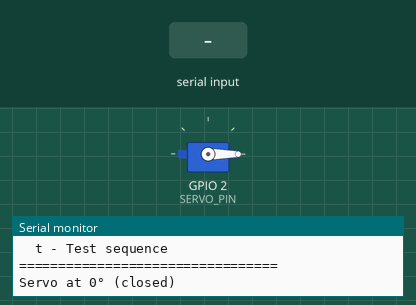
Simulated run of this sketch. Board: ESP32. Shown: servo, the last lines printed to the serial monitor. The test bench sets the inputs (shaded band).

Above: at 2.2 s.
2.3 s: "o" received over Serial
At 3.5 s:
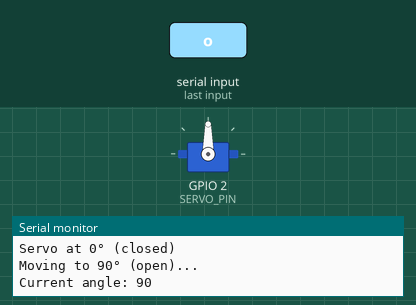
3.8 s: "m" received over Serial
At 4.8 s:
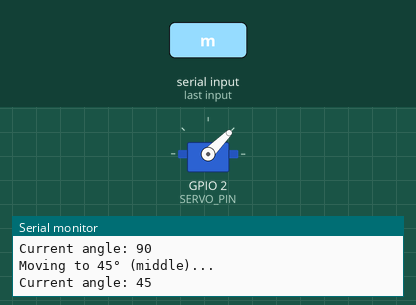
5.3 s: "O" received over Serial
At 6.0 s:
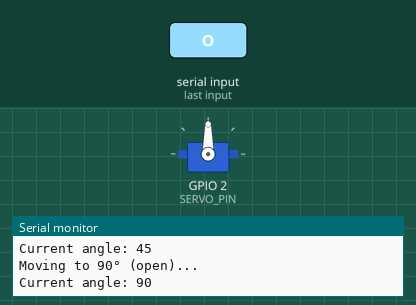
6.8 s: "M" received over Serial
At 7.2 s:
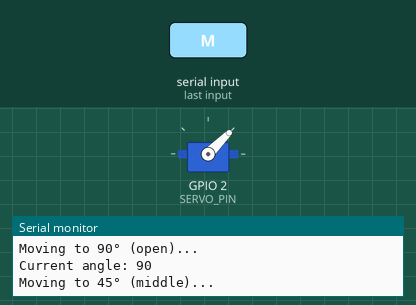
Timing chart, 0 to 9.3 s (numbered marks = the images above; inputs shaded):
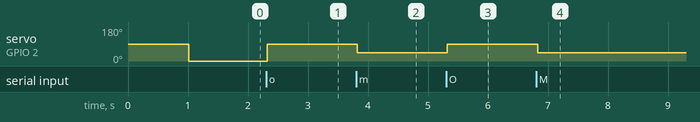

The sketch:

06_Servo_Test.ino
```cpp
/*
 * SmartGasML - MG995 Servo Test
 * Tests servo movement on GPIO2
 *
 * Wiring:
 * - Servo Signal -> GPIO2
 * - Servo VCC -> 5V (External power!)
 * - Servo GND -> GND
 */

#include <ESP32Servo.h>

Servo myServo;
#define SERVO_PIN 2

void setup() {
  Serial.begin(115200);
  delay(1000);

  Serial.println("\n=================================");
  Serial.println("   MG995 SERVO TEST");
  Serial.println("=================================");

  myServo.attach(SERVO_PIN);

  Serial.println("Commands:");
  Serial.println("  o - Open (90°)");
  Serial.println("  c - Close (0°)");
  Serial.println("  m - Middle (45°)");
  Serial.println("  t - Test sequence");
  Serial.println("=================================\n");

  myServo.write(0);
  Serial.println("Servo at 0° (closed)");
}

void loop() {
  if (Serial.available()) {
    char cmd = Serial.read();

    switch(cmd) {
      case 'o':
      case 'O':
        Serial.println("Moving to 90° (open)...");
        myServo.write(90);
        delay(500);
        Serial.print("Current angle: ");
        Serial.println(myServo.read());
        break;

      case 'c':
      case 'C':
        Serial.println("Moving to 0° (closed)...");
        myServo.write(0);
        delay(500);
        Serial.print("Current angle: ");
        Serial.println(myServo.read());
        break;

      case 'm':
      case 'M':
        Serial.println("Moving to 45° (middle)...");
        myServo.write(45);
        delay(500);
        Serial.print("Current angle: ");
        Serial.println(myServo.read());
        break;

      case 't':
      case 'T':
        testServo();
        break;
    }
  }
  delay(50);
}

void testServo() {
  Serial.println("\n--- SERVO TEST SEQUENCE ---");

  int positions[] = {0, 45, 90, 135, 180, 135, 90, 45, 0};

  for(int i = 0; i < 9; i++) {
    Serial.print("Moving to ");
    Serial.print(positions[i]);
    Serial.println("°");
    myServo.write(positions[i]);
    delay(1000);
  }

  Serial.println("Test complete!\n");
}
```

Measured:
- after the input at 2.3 s, servo on GPIO 2 (SERVO_PIN): 0° → 90° at once
- after the input at 3.8 s, servo on GPIO 2 (SERVO_PIN): 90° → 45° at once
- after the input at 5.3 s, servo on GPIO 2 (SERVO_PIN): 45° → 90° at once
- after the input at 6.8 s, servo on GPIO 2 (SERVO_PIN): 90° → 45° at once
